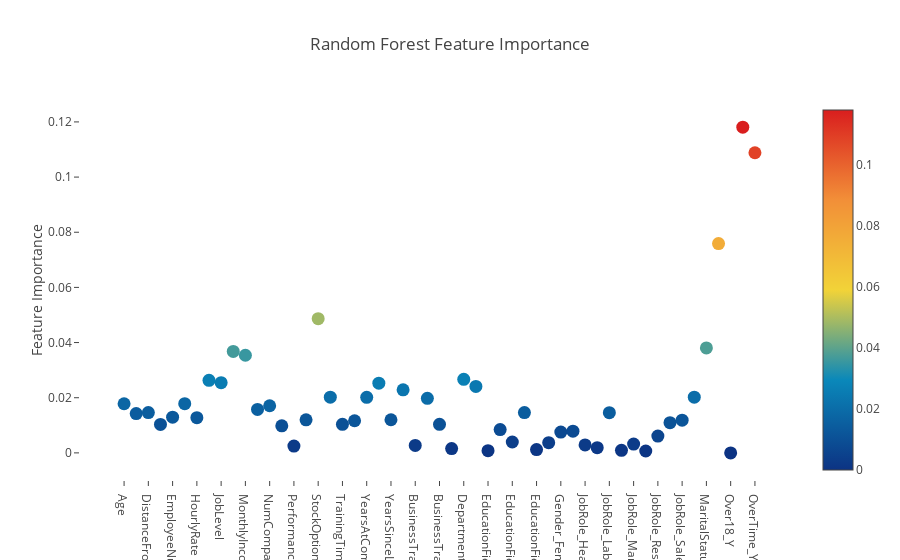

Notebook code for this chart:
### Markdown cell above
The random forest evaluation also returns feature ranking, so we can see which features are most significant. We can plot this as follows:

### Code cell
# Scatter plot 
trace = go.Scatter(
    y = dt_model.feature_importances_,
    x = att_fin_df.columns.values,
    mode='markers',
    marker=dict(
        sizemode = 'diameter',
        sizeref = 1,
        size = 13,
        #size= rf.feature_importances_,
        #color = np.random.randn(500), #set color equal to a variable
        color = dt_model.feature_importances_,
        colorscale='Portland',
        showscale=True
    ),
    text = att_fin_df.columns.values
)
data = [trace]

layout= go.Layout(
    autosize= True,
    title= 'Random Forest Feature Importance',
    hovermode= 'closest',
     xaxis= dict(
         ticklen= 5,
         showgrid=False,
        zeroline=False,
        showline=False
     ),
    yaxis=dict(
        title= 'Feature Importance',
        showgrid=False,
        zeroline=False,
        ticklen= 5,
        gridwidth= 2
    ),
    showlegend= False
)
fig = go.Figure(data=data, layout=layout)
py.iplot(fig,filename='scatter')

### Figure 1 — Plotly figure (JSON) as saved in the notebook; plotly's stock layout.template omitted (floating-point values rounded to 4 significant figures)
{"data": [{"marker": {"color": [0.01782, 0.01427, 0.01461, 0.0103, 0.01293, 0.01783, 0.01275, 0.02629, 0.02545, 0.0368, 0.03539, 0.01574, 0.01709, 0.009823, 0.002471, 0.01199, 0.04866, 0.02019, 0.01035, 0.01164, 0.02015, 0.02526, 0.01201, 0.02287, 0.0027, 0.01977, 0.01034, 0.001561, 0.02668, 0.02409, 0.0007831, 0.008445, 0.003939, 0.01461, 0.001204, 0.003715, 0.007538, 0.007856, 0.002878, 0.001887, 0.01457, 0.000923, 0.003197, 0.0006771, 0.00609, 0.01095, 0.01184, 0.0202, 0.03804, 0.07589, 0, 0.1181, 0.1088], "colorscale": "Portland", "showscale": true, "size": 13, "sizemode": "diameter", "sizeref": 1}, "mode": "markers", "text": ["Age", "DailyRate", "DistanceFromHome", "Education", "EmployeeNumber", "EnvironmentSatisfaction", "HourlyRate", "JobInvolvement", "JobLevel", "JobSatisfaction", "MonthlyIncome", "MonthlyRate", "NumCompaniesWorked", "PercentSalaryHike", "PerformanceRating", "RelationshipSatisfaction", "StockOptionLevel", "TotalWorkingYears", "TrainingTimesLastYear", "WorkLifeBalance", "YearsAtCompany", "YearsInCurrentRole", "YearsSinceLastPromotion", "YearsWithCurrManager", "BusinessTravel_Non-Travel", "BusinessTravel_Travel_Frequently", "BusinessTravel_Travel_Rarely", "Department_Human Resources", "Department_Research & Development", "Department_Sales", "EducationField_Human Resources", "EducationField_Life Sciences", "EducationField_Marketing", "EducationField_Medical", "EducationField_Other", "EducationField_Technical Degree", "Gender_Female", "Gender_Male", "JobRole_Healthcare Representative", "JobRole_Human Resources", "JobRole_Laboratory Technician", "JobRole_Manager", "JobRole_Manufacturing Director", "JobRole_Research Director", "JobRole_Research Scientist", "JobRole_Sales Executive", "JobRole_Sales Representative", "MaritalStatus_Divorced", "MaritalStatus_Married", "MaritalStatus_Single", "Over18_Y", "OverTime_No", "OverTime_Yes"], "type": "scatter", "x": ["Age", "DailyRate", "DistanceFromHome", "Education", "EmployeeNumber", "EnvironmentSatisfaction", "HourlyRate", "JobInvolvement", "JobLevel", "JobSatisfaction", "MonthlyIncome", "MonthlyRate", "NumCompaniesWorked", "PercentSalaryHike", "PerformanceRating", "RelationshipSatisfaction", "StockOptionLevel", "TotalWorkingYears", "TrainingTimesLastYear", "WorkLifeBalance", "YearsAtCompany", "YearsInCurrentRole", "YearsSinceLastPromotion", "YearsWithCurrManager", "BusinessTravel_Non-Travel", "BusinessTravel_Travel_Frequently", "BusinessTravel_Travel_Rarely", "Department_Human Resources", "Department_Research & Development", "Department_Sales", "EducationField_Human Resources", "EducationField_Life Sciences", "EducationField_Marketing", "EducationField_Medical", "EducationField_Other", "EducationField_Technical Degree", "Gender_Female", "Gender_Male", "JobRole_Healthcare Representative", "JobRole_Human Resources", "JobRole_Laboratory Technician", "JobRole_Manager", "JobRole_Manufacturing Director", "JobRole_Research Director", "JobRole_Research Scientist", "JobRole_Sales Executive", "JobRole_Sales Representative", "MaritalStatus_Divorced", "MaritalStatus_Married", "MaritalStatus_Single", "Over18_Y", "OverTime_No", "OverTime_Yes"], "y": [0.01782, 0.01427, 0.01461, 0.0103, 0.01293, 0.01783, 0.01275, 0.02629, 0.02545, 0.0368, 0.03539, 0.01574, 0.01709, 0.009823, 0.002471, 0.01199, 0.04866, 0.02019, 0.01035, 0.01164, 0.02015, 0.02526, 0.01201, 0.02287, 0.0027, 0.01977, 0.01034, 0.001561, 0.02668, 0.02409, 0.0007831, 0.008445, 0.003939, 0.01461, 0.001204, 0.003715, 0.007538, 0.007856, 0.002878, 0.001887, 0.01457, 0.000923, 0.003197, 0.0006771, 0.00609, 0.01095, 0.01184, 0.0202, 0.03804, 0.07589, 0, 0.1181, 0.1088]}], "layout": {"autosize": true, "hovermode": "closest", "showlegend": false, "title": "Random Forest Feature Importance", "xaxis": {"showgrid": false, "showline": false, "ticklen": 5, "zeroline": false}, "yaxis": {"gridwidth": 2, "showgrid": false, "ticklen": 5, "title": "Feature Importance", "zeroline": false}}}
